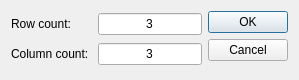
<?xml version="1.0" encoding="UTF-8"?>
<ui version="4.0">
 <class>CTableDialog</class>
 <widget class="QDialog" name="CTableDialog">
  <property name="geometry">
   <rect>
    <x>0</x>
    <y>0</y>
    <width>299</width>
    <height>80</height>
   </rect>
  </property>
  <property name="windowTitle">
   <string>Dialog</string>
  </property>
  <layout class="QGridLayout" name="gridLayout_2">
   <item row="0" column="0">
    <layout class="QGridLayout" name="gridLayout">
     <item row="0" column="0">
      <widget class="QLabel" name="row_table">
       <property name="text">
        <string>Row count: </string>
       </property>
      </widget>
     </item>
     <item row="0" column="1">
      <widget class="QLineEdit" name="row_count">
       <property name="text">
        <string>3</string>
       </property>
       <property name="alignment">
        <set>Qt::AlignCenter</set>
       </property>
      </widget>
     </item>
     <item row="1" column="0">
      <widget class="QLabel" name="column_label">
       <property name="text">
        <string>Column count: </string>
       </property>
      </widget>
     </item>
     <item row="1" column="1">
      <widget class="QLineEdit" name="column_count">
       <property name="text">
        <string>3</string>
       </property>
       <property name="alignment">
        <set>Qt::AlignCenter</set>
       </property>
      </widget>
     </item>
    </layout>
   </item>
   <item row="0" column="1">
    <widget class="QDialogButtonBox" name="buttonBox">
     <property name="orientation">
      <enum>Qt::Vertical</enum>
     </property>
     <property name="standardButtons">
      <set>QDialogButtonBox::Cancel|QDialogButtonBox::Ok</set>
     </property>
    </widget>
   </item>
  </layout>
 </widget>
 <resources/>
 <connections>
  <connection>
   <sender>buttonBox</sender>
   <signal>accepted()</signal>
   <receiver>CTableDialog</receiver>
   <slot>accept()</slot>
   <hints>
    <hint type="sourcelabel">
     <x>248</x>
     <y>254</y>
    </hint>
    <hint type="destinationlabel">
     <x>157</x>
     <y>274</y>
    </hint>
   </hints>
  </connection>
  <connection>
   <sender>buttonBox</sender>
   <signal>rejected()</signal>
   <receiver>CTableDialog</receiver>
   <slot>reject()</slot>
   <hints>
    <hint type="sourcelabel">
     <x>316</x>
     <y>260</y>
    </hint>
    <hint type="destinationlabel">
     <x>286</x>
     <y>274</y>
    </hint>
   </hints>
  </connection>
 </connections>
</ui>
